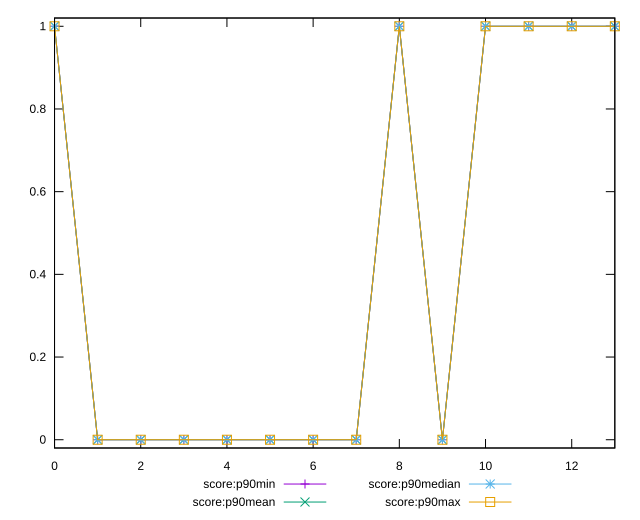

Source code (gnuplot):
reset
set terminal svg size 640, 520 enhanced background rgb 'white'
set output "report_00007_2020-12-11T15:55:29.892Z/uses-webp-images/progression/score.svg"

$scoreP90Min <<EOF
0 1
1 0
2 0
3 0
4 0
5 0
6 0
7 0
8 1
9 0
10 1
11 1
12 1
13 1
EOF

$scoreP90Mean <<EOF
0 1
1 0
2 0
3 0
4 0
5 0
6 0
7 0
8 1
9 0
10 1
11 1
12 1
13 1
EOF

$scoreP90Median <<EOF
0 1
1 0
2 0
3 0
4 0
5 0
6 0
7 0
8 1
9 0
10 1
11 1
12 1
13 1
EOF

$scoreP90Max <<EOF
0 1
1 0
2 0
3 0
4 0
5 0
6 0
7 0
8 1
9 0
10 1
11 1
12 1
13 1
EOF

set key outside below
set yrange [-0.02:1.02]

plot \
  $scoreP90Min title "score:p90min" with linespoints, \
  $scoreP90Mean title "score:p90mean" with linespoints, \
  $scoreP90Median title "score:p90median" with linespoints, \
  $scoreP90Max title "score:p90max" with linespoints, \


reset
